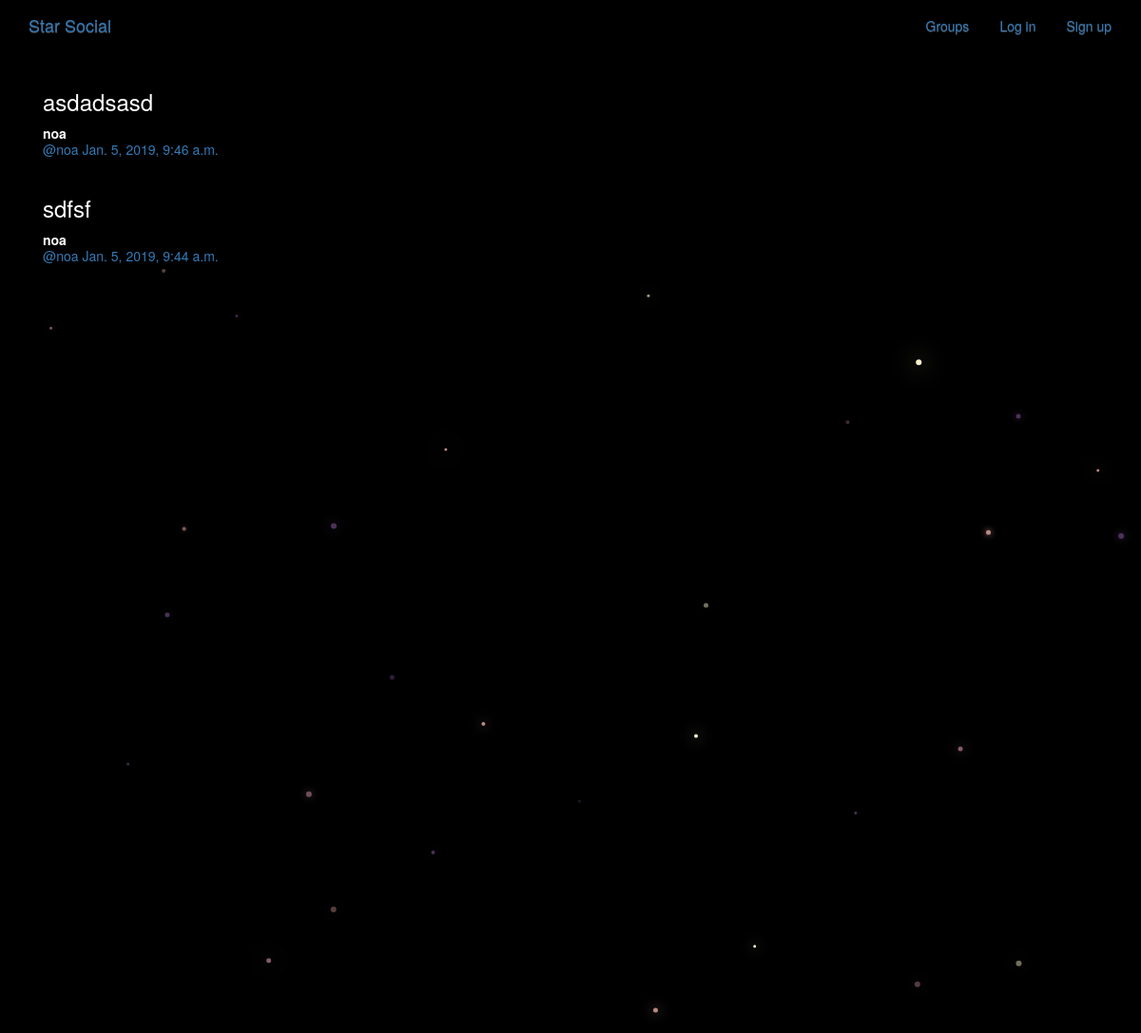
The page /posts// on the database as committed earlier.
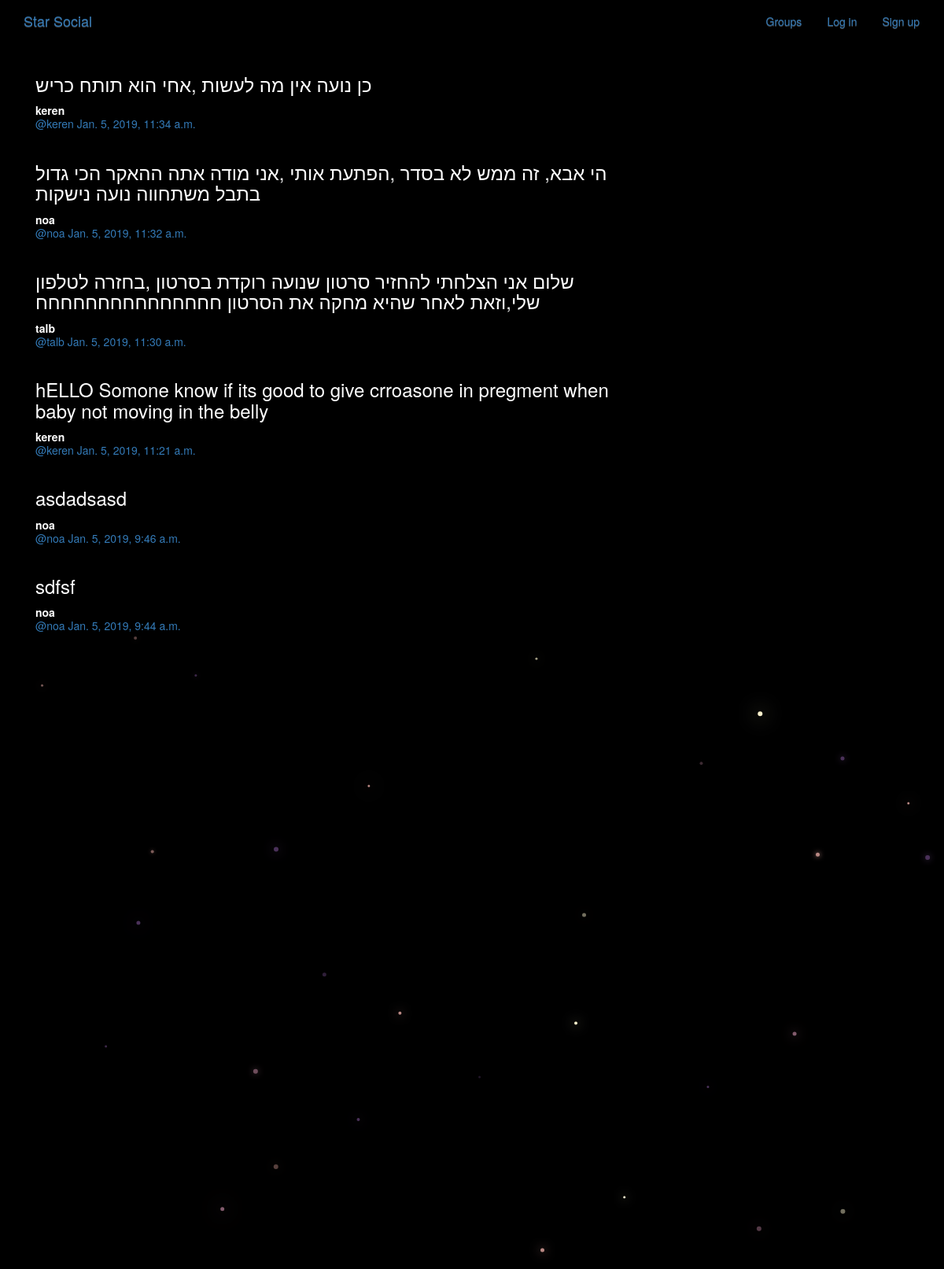
The same page on the database as committed later.
### posts/models.py (models this page shows, shortened)
class Post(models.Model):
    user = models.ForeignKey(User, related_name="posts")
    created_at = models.DateTimeField(auto_now=True)
    message = models.TextField()
    message_html = models.TextField(editable=False)
    group = models.ForeignKey(Group, related_name="posts",null=True, blank=True)
    class Meta:
        ordering = ["-created_at"]
        unique_together = ["user", "message"]

### posts/views.py (the view)
class PostList(SelectRelatedMixin, generic.ListView):
    model = models.Post
    select_related = ("user", "group")

### posts/templates/posts/post_list.html (shortened to what this page needs)
{% extends "posts/post_base.html" %}
{% block post_content %}
<div class="col-md-8">
    {% for post in post_list  %}
    {% include "posts/_post.html" %}
    {% endfor %}
</div>
{% endblock post_content %}

### posts/templates/posts/_post.html (shortened to what this page needs)
<div class="post media">
    <h3>{{ post.message_html|safe}}</h3>
    <div class="media-body">
        <strong>{{ post.user.username}}</strong>
        <h5 class="media-heading">
            <span class="username">
                <a href="{% url 'posts:for_user' username=post.user.username %}">@{{ post.user.username }}</a>
            </span>
            <time>
                <a href="{% url 'posts:single' username=post.user.username pk=post.pk %}">
                    {{post.created_at}}
                </a>
            </time>
        </h5>
    </div>
</div>

Rows that differ between the two databases and show on the page:
added Post: message_html "כן נועה אין מה לעשות ,אחי הוא תותח כריש", user.username "keren", created_at "Jan. 5, 2019, 11:34 a.m."
added Post: message_html "הי אבא, זה ממש לא בסדר ,הפתעת אותי ,אני מודה אתה ההאקר הכי גדול בתבל משתחווה נועה נישקות", user.username "noa", created_at "Jan. 5, 2019, 11:32 a.m."
added Post: message_html "שלום אני הצלחתי להחזיר סרטון שנועה רוקדת בסרטון ,בחזרה לטלפון שלי,וזאת לאחר שהיא מחקה את הסרטון חחחחחחחחחחחחחחח", user.username "talb", created_at "Jan. 5, 2019, 11:30 a.m."
added Post: message_html "hELLO Somone know if its good to give crroasone in pregment when baby not moving in the belly", user.username "keren", created_at "Jan. 5, 2019, 11:21 a.m."
